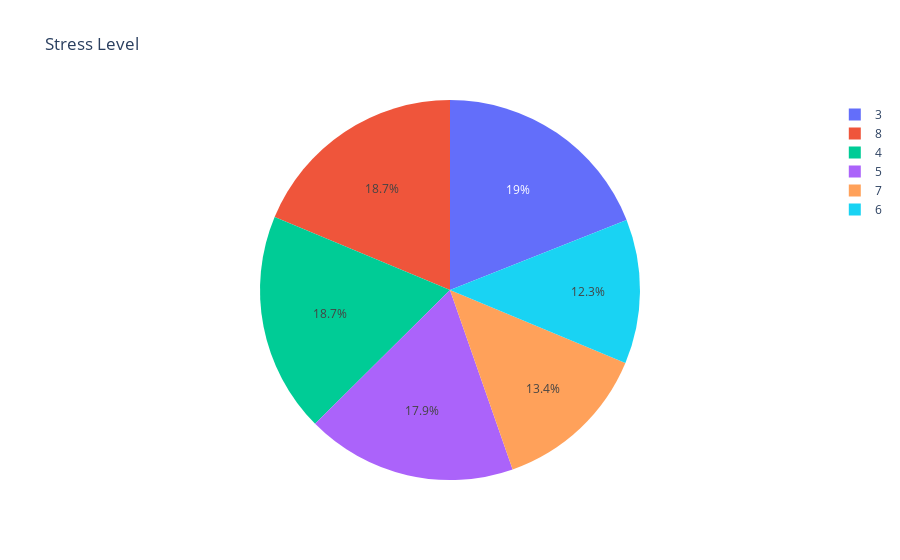

This figure's notebook cell:
### Markdown cell above
## ↘️ Stress Level

### Code cell
fig = px.pie(Stress_Level_counts,values='count',names='Stress Level',title=" Stress Level")
fig.show()

### Figure 1 — Plotly figure (JSON) as saved in the notebook; plotly's stock layout.template omitted (floating-point values rounded to 4 significant figures)
{"data": [{"domain": {"x": [0, 1], "y": [0, 1]}, "hovertemplate": "Stress Level=%{label}<br>count=%{value}<extra></extra>", "labels": [3, 8, 4, 5, 7, 6], "legendgroup": "", "name": "", "showlegend": true, "type": "pie", "values": [71, 70, 70, 67, 50, 46]}], "layout": {"legend": {"tracegroupgap": 0}, "title": {"text": " Stress Level"}}}
